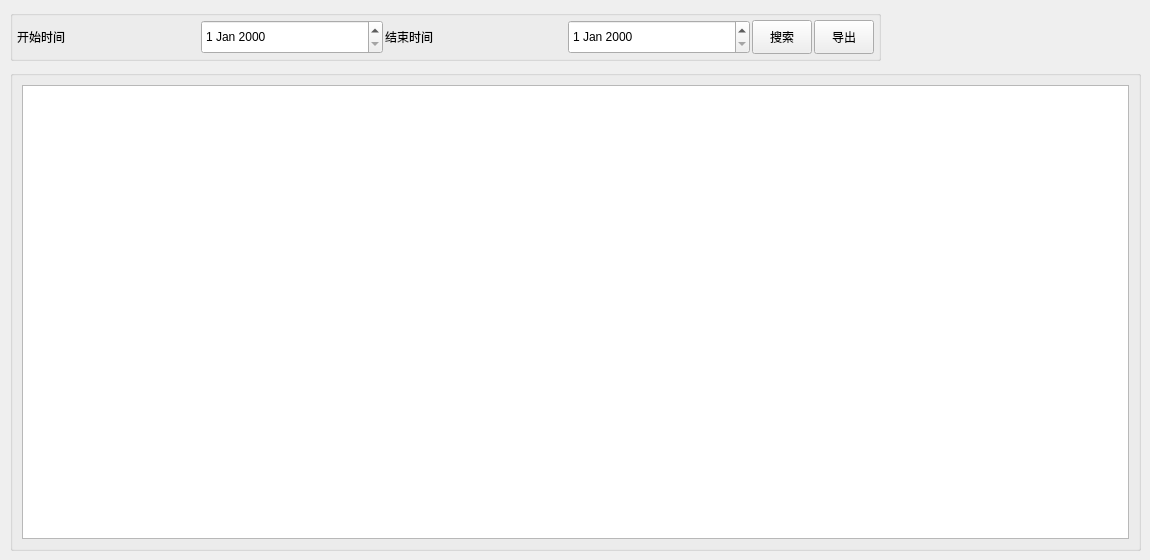
      <widget class="QWidget" name="tabAlarmInfo">
       <attribute name="title">
        <string>告警信息</string>
       </attribute>
       <widget class="QGroupBox" name="groupBoxBaseDataInfo_2">
        <property name="geometry">
         <rect>
          <x>10</x>
          <y>10</y>
          <width>871</width>
          <height>51</height>
         </rect>
        </property>
        <property name="sizePolicy">
         <sizepolicy hsizetype="Expanding" vsizetype="Expanding">
          <horstretch>0</horstretch>
          <verstretch>0</verstretch>
         </sizepolicy>
        </property>
        <property name="maximumSize">
         <size>
          <width>16777215</width>
          <height>80</height>
         </size>
        </property>
        <property name="title">
         <string/>
        </property>
        <layout class="QGridLayout" name="gridLayout_29">
         <property name="leftMargin">
          <number>4</number>
         </property>
         <property name="topMargin">
          <number>4</number>
         </property>
         <property name="rightMargin">
          <number>4</number>
         </property>
         <property name="bottomMargin">
          <number>4</number>
         </property>
         <property name="spacing">
          <number>2</number>
         </property>
         <item row="0" column="0">
          <layout class="QGridLayout" name="gridLayout_31">
           <item row="0" column="0">
            <widget class="QLabel" name="labelStartTime_2">
             <property name="sizePolicy">
              <sizepolicy hsizetype="Expanding" vsizetype="Expanding">
               <horstretch>0</horstretch>
               <verstretch>0</verstretch>
              </sizepolicy>
             </property>
             <property name="minimumSize">
              <size>
               <width>150</width>
               <height>20</height>
              </size>
             </property>
             <property name="text">
              <string>开始时间</string>
             </property>
            </widget>
           </item>
           <item row="0" column="1">
            <widget class="QDateEdit" name="dateEditStartTime_2">
             <property name="sizePolicy">
              <sizepolicy hsizetype="Expanding" vsizetype="Expanding">
               <horstretch>0</horstretch>
               <verstretch>0</verstretch>
              </sizepolicy>
             </property>
             <property name="minimumSize">
              <size>
               <width>150</width>
               <height>20</height>
              </size>
             </property>
            </widget>
           </item>
           <item row="0" column="2">
            <widget class="QLabel" name="labelEndTime_2">
             <property name="sizePolicy">
              <sizepolicy hsizetype="Expanding" vsizetype="Expanding">
               <horstretch>0</horstretch>
               <verstretch>0</verstretch>
              </sizepolicy>
             </property>
             <property name="minimumSize">
              <size>
               <width>150</width>
               <height>20</height>
              </size>
             </property>
             <property name="text">
              <string>结束时间</string>
             </property>
            </widget>
           </item>
           <item row="0" column="3">
            <widget class="QDateEdit" name="dateEditEndTime_2">
             <property name="sizePolicy">
              <sizepolicy hsizetype="Expanding" vsizetype="Expanding">
               <horstretch>0</horstretch>
               <verstretch>0</verstretch>
              </sizepolicy>
             </property>
             <property name="minimumSize">
              <size>
               <width>150</width>
               <height>20</height>
              </size>
             </property>
            </widget>
           </item>
          </layout>
         </item>
         <item row="0" column="1">
          <layout class="QGridLayout" name="gridLayout_32">
           <item row="0" column="0">
            <widget class="QPushButton" name="pushButtonSearchBaseDataInfo_3">
             <property name="sizePolicy">
              <sizepolicy hsizetype="Expanding" vsizetype="Expanding">
               <horstretch>0</horstretch>
               <verstretch>0</verstretch>
              </sizepolicy>
             </property>
             <property name="maximumSize">
              <size>
               <width>60</width>
               <height>16777215</height>
              </size>
             </property>
             <property name="text">
              <string>搜索</string>
             </property>
            </widget>
           </item>
           <item row="0" column="1">
            <widget class="QPushButton" name="pushButtonOpBaseDataInfo_3">
             <property name="sizePolicy">
              <sizepolicy hsizetype="Expanding" vsizetype="Expanding">
               <horstretch>0</horstretch>
               <verstretch>0</verstretch>
              </sizepolicy>
             </property>
             <property name="maximumSize">
              <size>
               <width>60</width>
               <height>16777215</height>
              </size>
             </property>
             <property name="text">
              <string>导出</string>
             </property>
            </widget>
           </item>
          </layout>
         </item>
        </layout>
       </widget>
       <widget class="QGroupBox" name="groupBoxAlarmData">
        <property name="geometry">
         <rect>
          <x>10</x>
          <y>70</y>
          <width>1131</width>
          <height>481</height>
         </rect>
        </property>
        <property name="title">
         <string/>
        </property>
        <layout class="QGridLayout" name="gridLayout_30">
         <item row="0" column="0">
          <widget class="QTableView" name="tableViewAlarmData"/>
         </item>
        </layout>
       </widget>
      </widget>
